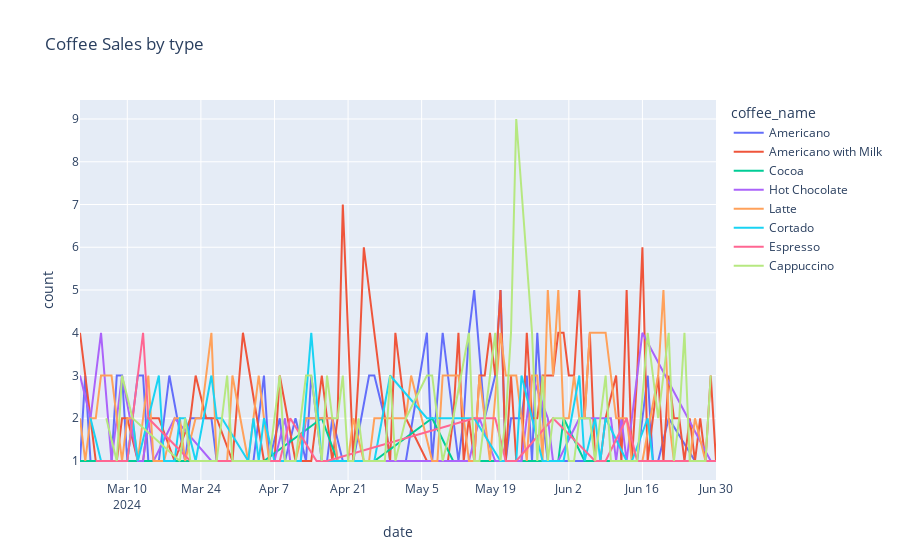

Notebook code cell kept with this figure:
### Code cell
px.line(df1,x='date',y='count',color="coffee_name",title='Coffee Sales by type')
